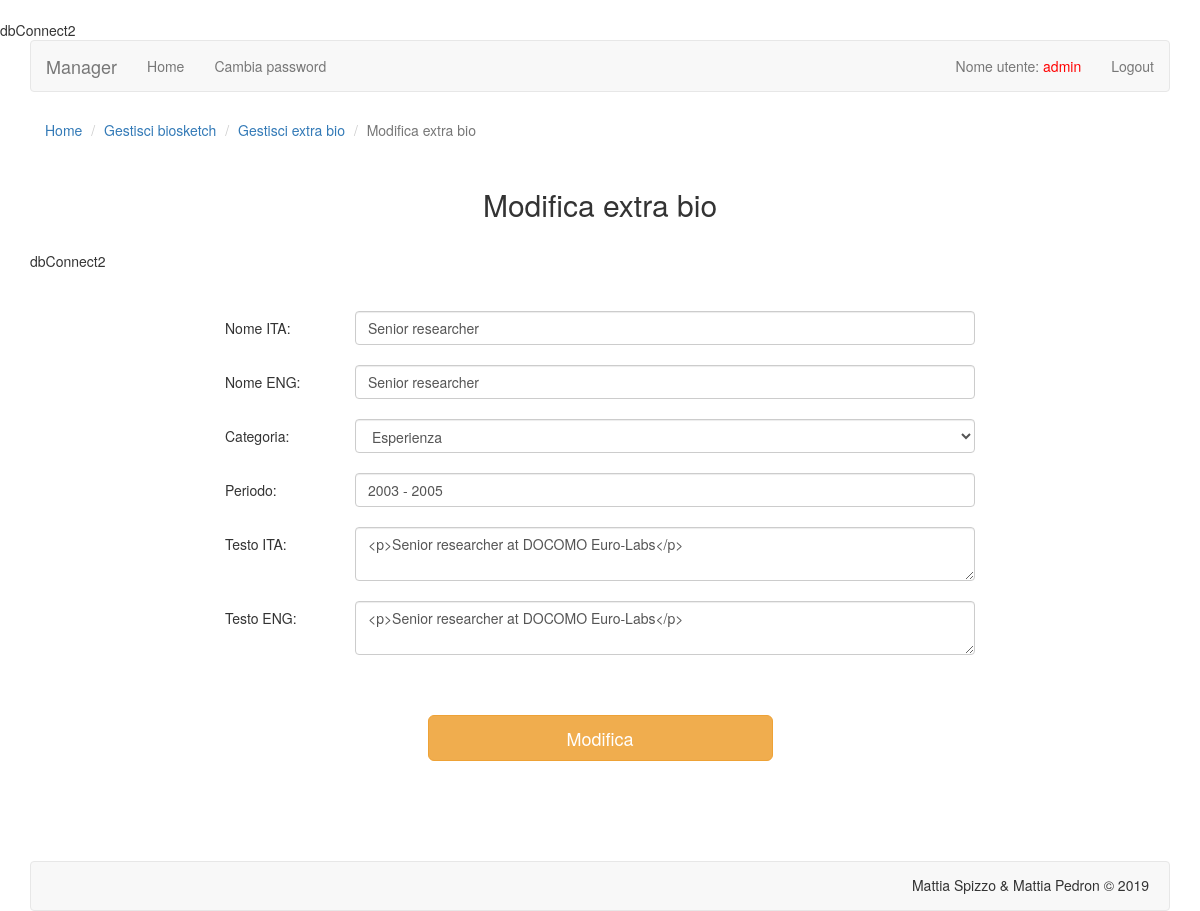
Screenshot of /manager/modifica-extrabio.php?id=7 (signed in) with the database file from the repository.
### tables this page shows
CREATE TABLE IF NOT EXISTS `extrabio` (
  `id` int(11) NOT NULL AUTO_INCREMENT,
  `data` datetime NOT NULL,
  `tipo` varchar(255) NOT NULL,
  `nome_it` varchar(255) NOT NULL,
  `nome_en` varchar(255) NOT NULL,
  `periodo` varchar(255) NOT NULL,
  `testo_it` text NOT NULL,
  `testo_en` text NOT NULL,
  PRIMARY KEY (`id`)
);

### manager/modifica-extrabio.php (the view, shortened to what this page needs)
<?php
	$id=$_GET['id'];
	$tabella="extrabio";
	include("head.php");
	include("header.php");
?>
	<div class="container">
<?php
	if(!isset($_SESSION["autenticato"])){
		echo "<div class=\"col-lg-12 col-md-12 col-sm-12 col-xs-12 spazio\"><div class=\"alert alert-danger text-center spazio-alto\"><strong>Per entrare in questa pagina devi essere autenticato.</strong></div></div>";
		include("footer.php");
	}
	else{
		include("menu.php");
?>
		<div class="row">
			<div class="col-lg-12">
				<ol class="breadcrumb">
					<li><a href="manager-home.php">Home</a></li>
					<li><a href="manager-pag-bio.php">Gestisci biosketch</a></li>
					<li><a href="manager-extrabio.php">Gestisci extra bio</a></li>
					<li class="active">Modifica extra bio</li>
				</ol>
			</div>
		</div>
		<div class="row">
			<div class="col-lg-6 col-lg-offset-3 col-md-6 col-md-offset-3 col-sm-8 col-sm-offset-2 col-xs-12">
				<h2 class="text-center">Modifica extra bio</h2>
			</div>
		</div>
<?php
		$riga=elementoDaId($tabella, $id);
?>
		<div class="row spazio-alto">
			<div class="col-lg-8 col-lg-offset-2 col-md-8 col-md-offset-2 col-sm-10 col-sm-offset-1">
				<form method="post" action="modificato-extrabio.php?id=<?php echo $id; ?>" enctype="multipart/form-data">
					<div class="row spazio-sotto">
						<div class="col-lg-2 col-md-2 col-sm-2 margin-xs">Nome ITA:</div>
						<div class="col-lg-10 col-md-10 col-sm-10">
							<input type="text" name="nome_it" class="form-control" placeholder="Nome esperienza, competenza, progetto o corso" value="<?php echo $riga['nome_it']; ?>" />
						</div>
					</div>
					<div class="row spazio-sotto">
						<div class="col-lg-2 col-md-2 col-sm-2 margin-xs">Nome ENG:</div>
						<div class="col-lg-10 col-md-10 col-sm-10">
							<input type="text" name="nome_en" class="form-control" placeholder="Name of experience, skill, project or cours" value="<?php echo $riga['nome_en']; ?>" />
						</div>
					</div>
					<div class="row spazio-sotto">
						<div class="col-lg-2 col-md-2 col-sm-2 margin-xs">Categoria:</div>
						<div class="col-lg-10 col-md-10 col-sm-10">
							<select name="tipo" class="form-control">
							  <option value="1" <?php if($riga['tipo']=="1") echo "selected"; ?>>Esperienza</option>
							</select>
						</div>
					</div>
					<div class="row spazio-sotto no-libro">
						<div class="col-lg-2 col-md-2 col-sm-2 margin-xs">Periodo:</div>
						<div class="col-lg-10 col-md-10 col-sm-10">
							<input type="text" name="periodo" class="form-control" placeholder="Periodo di tempo" value="<?php echo $riga['periodo']; ?>"/>
						</div>
					</div>
					<div class="row spazio-sotto">
						<div class="col-lg-2 col-md-2 col-sm-2 margin-xs">Testo ITA:</div>
						<div class="col-lg-10 col-md-10 col-sm-10">
							<textarea id="editorck_it" name="testo_it" class="form-control" placeholder="Testo"><?php echo $riga['testo_it']; ?></textarea>
						</div>
					</div>
					<div class="row spazio-sotto">
						<div class="col-lg-2 col-md-2 col-sm-2 margin-xs">Testo ENG:</div>
						<div class="col-lg-10 col-md-10 col-sm-10">
							<textarea id="editorck_en" name="testo_en" class="form-control" placeholder="Testo"><?php echo $riga['testo_en']; ?></textarea>
						</div>
					</div>
					<div class="col-lg-6 col-lg-offset-3 col-md-6 col-md-offset-3 col-sm-8 col-sm-offset-2">
						<button type="submit" name="modifica" value="modifica" class="btn btn-lg btn-warning btn-block spazio-alto">Modifica</button>
					</div>
				</form>
			</div>
		</div>
<?php
		include("footer.php");
	}
?>

### rows the page displays
extrabio: nome_it "Senior researcher", nome_en "Senior researcher", tipo "Esperienza", periodo "2003 - 2005", testo_it "<p>Senior researcher at DOCOMO Euro-Labs</p>", testo_en "<p>Senior researcher at DOCOMO Euro-Labs</p>"

### other values shown
$_SESSION['user'] "admin"
